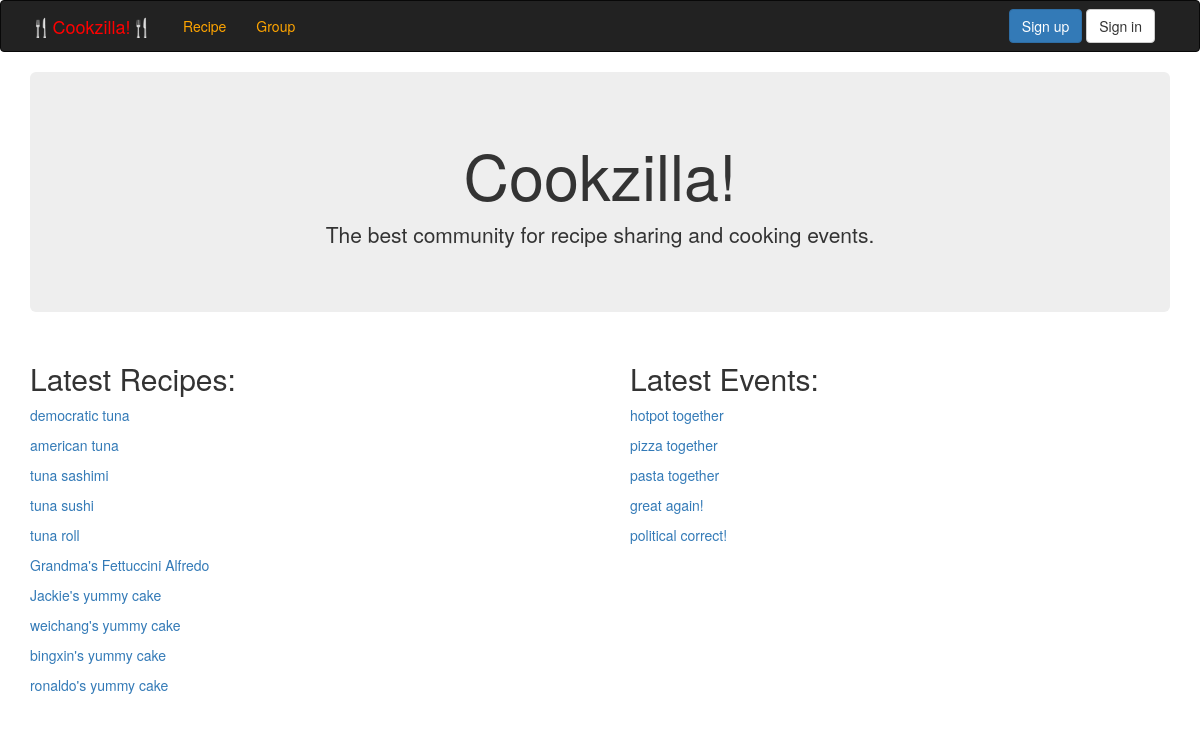
The app's page /main2.php with its own data.
### tables this page shows
create table recipe(
	recipeId int auto_increment,
	uname varchar(40),
	r_title varchar(40),
	num_of_serving int,
	r_description text,
	rtime datetime,
	primary key (recipeId),
	foreign key (uname) references users(uname)
)
auto_increment = 10000;

create table user_event(
	eid int auto_increment,
	gid int,
	ename varchar(40),
	creater varchar(40),
	starttime datetime,
	endtime datetime,
	max_number int,
	primary key (eid),
	foreign key (gid) references user_group(gid),
	foreign key (creater) references users(uname)
)
auto_increment = 10000;

### main2.php (the view, shortened to what this page needs)
<!DOCTYPE html>
<html>
<head>
	<link href="css/bootstrap.min.css" rel="stylesheet">
</head>
<body>
<div class="navbar navbar-inverse navbar-extra" >
        <div class="container">
          <div class="navbar-header" >
            <a class="navbar-brand" href="/cookzilla"><font color="red">🍴Cookzilla!🍴</font></a>
          </div>
          <div class="navbar-collapse collapse">
            <ul class="nav navbar-nav">
              <li id="subscribe">
                <a href="/cookzilla/account/sign.php"><font color="orange">Recipe</font></a>
              </li>
              <li id="subscribe">
                <a href="/cookzilla/account/sign.php"><font color="orange">Group</font></a>
              </li>
            </ul>
            <div class="navbar-form navbar-right">
              <a class="btn btn-primary" href="/cookzilla/account/sign.php">Sign up</a>
              <a class="btn btn-default" href="/cookzilla/account/sign.php">Sign in</a>
            </div>
          </div>
        </div>
      </div>
<div class="container">
   <div class="jumbotron" id="outer">
        <h1 align="center">Cookzilla!</h1>
        <p align="center">The best community for recipe sharing and cooking events.</p>
   </div>
   <div class="inline">
   <div style="float: left;width: 600px;">
   <h2>Latest Recipes:</h2>
   <?php
  $result = mysql_query("SELECT * from recipe order by rtime desc limit 10");
  while ($row = mysql_fetch_array($result)) {
    echo "<p><a href='/cookzilla/account/sign.php'>".$row['r_title']."</a></p>";
  }
  ?>
  </div>
  <div style="float: left;">
    <h2>Latest Events:</h2>
    <?php
  $result = mysql_query("SELECT * from user_event order by starttime desc limit 10");
  while ($row = mysql_fetch_array($result)) {
    echo "<p><a href='/cookzilla/account/sign.php'>".$row['ename']."</a></p>";
  }
  ?>
  </div>
  </div>
</div>
</body>
</html>

### main2.php (style rules this page uses)
.navbar.navbar-inverse.navbar-extra { color: orange; }

### records on screen
recipe: r_title "democratic tuna"
recipe: r_title "american tuna"
recipe: r_title "tuna sashimi"
recipe: r_title "tuna sushi"
recipe: r_title "tuna roll"
recipe: r_title "Grandma's Fettuccini Alfredo"
recipe: r_title "Jackie's yummy cake"
recipe: r_title "weichang's yummy cake"
recipe: r_title "bingxin's yummy cake"
recipe: r_title "ronaldo's yummy cake"
user_event: ename "hotpot together"
user_event: ename "pizza together"
user_event: ename "pasta together"
user_event: ename "great again!"
user_event: ename "political correct!"
